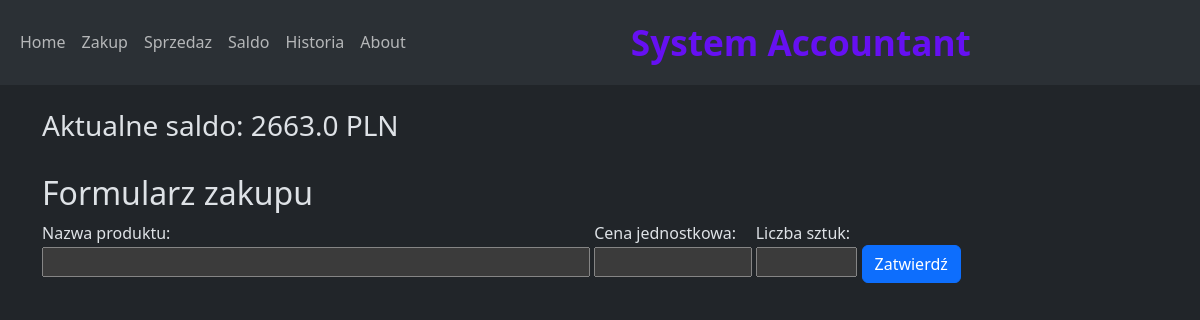
The page /zakup on the database as committed earlier.
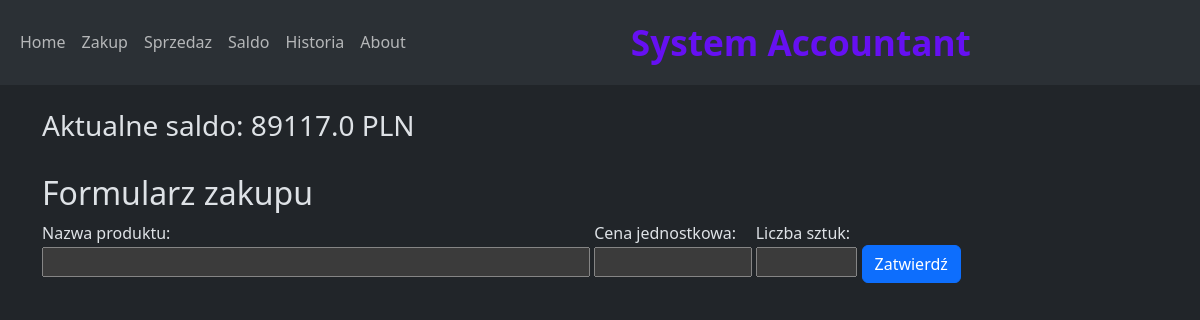
The same page on the database as committed later.
### app.py (models this page shows)
class Saldo(db.Model):
    id = db.Column(db.Integer, primary_key=True)
    saldo = db.Column(db.Float)
    when = db.Column(db.DateTime, server_default=func.now())

### app.py (the view, shortened to what this page needs)
@app.route('/zakup', methods=["GET", "POST"])
def zakup():
    konto = Saldo.query.order_by(Saldo.id.desc()).first()
    if konto is None:
        konto = 0
    else:
        konto = konto.saldo
    return render_template('zakup.html', konto=konto)

### templates/zakup.html (shortened to what this page needs)
{% extends "base.html" %}
{% block content %}
<h3>Aktualne saldo:  {{ konto }} PLN</h3>
 <br>
<form action="/zakup" method="POST">
      <h2>Formularz zakupu</h2>
	  <label style="width: calc(50% - 10px)" >Nazwa produktu:</label>
	  <label  style="width: calc(15% - 10px)" >Cena jednostkowa:</label>
	  <label  style="width: calc(10% - 10px)" >Liczba sztuk:</label>
	  <br>
	  <input   style="width: calc(50% - 10px)" type="text" name="productNameBuy"  required>
	  <input   style="width: calc(15% - 10px)" type="number" name="unitPriceBuy" required>
	  <input   style="width: calc(10% - 10px)" type="number" name="quantityBuy" required>
	  <button type="submit"  class="btn btn-primary">Zatwierdź</button>
    </form>
{% endblock %}

Rows that differ between the two databases and show on the page:
no longer on this page (row unchanged): Saldo: saldo "2663.0"
added Saldo: saldo "89117.0"
